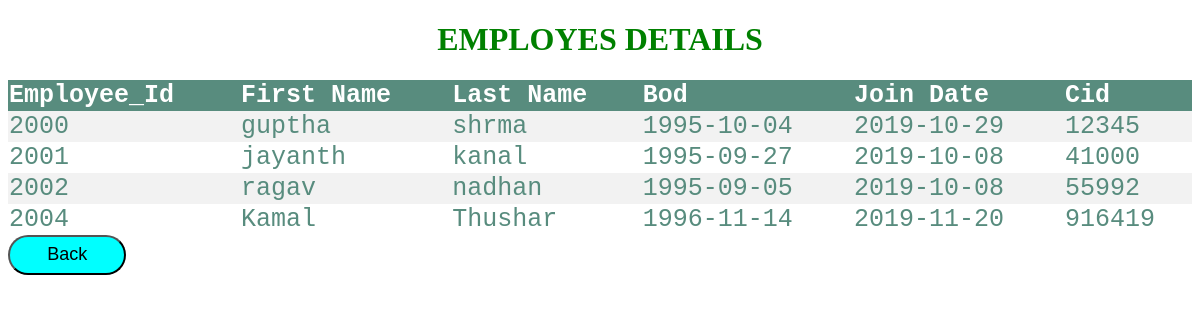
/ecdeails.php, run on the app's committed database.
### tables this page shows
CREATE TABLE `employee` (
  `e_id` int(20) NOT NULL,
  `fname` varchar(20) NOT NULL,
  `lname` varchar(20) NOT NULL,
  `dob` date NOT NULL,
  `j_date` date NOT NULL,
  `cid` varchar(20) NOT NULL,
  `password` int(11) NOT NULL,
  `emp_age` int(11) NOT NULL
);

### ecdeails.php (the view, shortened to what this page needs)
   <!DOCTYPE html>
   <html>
   <head>
   </head>
   <body>
<h1 style="color: 'green';postion: 'center';">EMPLOYES DETAILS</h1>
   <table>
   <tr>
   <th>Employee_Id</th>
   <th>First Name</th>
<th>Last Name</th>
   <th>Bod</th>
<th>Join Date</th>
<th>Cid</th>
</tr>
   <?php
   $conn = mysqli_connect("localhost", "root", "", "car");
   $sql = "SELECT * FROM employee";
   $result = $conn->query($sql);
   if ($result->num_rows > 0) {
   while($row = $result->fetch_assoc()) {
   echo "<tr><td>" . $row["e_id"]. "</td><td>" . $row["fname"] . "</td><td>". $row["lname"] . "</td><td>". $row["dob"] . "</td><td>". $row["j_date"] . "</td><td>".$row["password"] . "</td></tr>";
   }
   echo "</table>";
   } else { echo "0 results"; }
   ?>
<a href="adminview.php"><button name="back" style="width:10%;color=aqua;position: 'relative'; top:50%;bored-size:40px;border-radius:10pxborder: none;
   outline: none;
   height: 40px;
   background: aqua;
   color: back;
justify-content: center;
left:50%;
   font-size: 18px;
   border-radius: 20px;">Back</button></a>
   </body>
   </html>

### ecdeails.php (style rules this page uses)
table { border-collapse: collapse; width: 100%; color: #588c7e; font-family: monospace; font-size: 25px; text-align: left; }
th { background-color: #588c7e; color: white; }
tr:nth-child(even) { background-color: #f2f2f2 }
h1 { color: green; background-position: center; position: center; text-align: center; }

### data on the page
employee: e_id "2000", fname "guptha", lname "shrma", dob "1995-10-04", j_date "2019-10-29", password "12345"
employee: e_id "2001", fname "jayanth", lname "kanal", dob "1995-09-27", j_date "2019-10-08", password "41000"
employee: e_id "2002", fname "ragav", lname "nadhan", dob "1995-09-05", j_date "2019-10-08", password "55992"
employee: e_id "2004", fname "Kamal", lname "Thushar", dob "1996-11-14", j_date "2019-11-20", password "916419"
